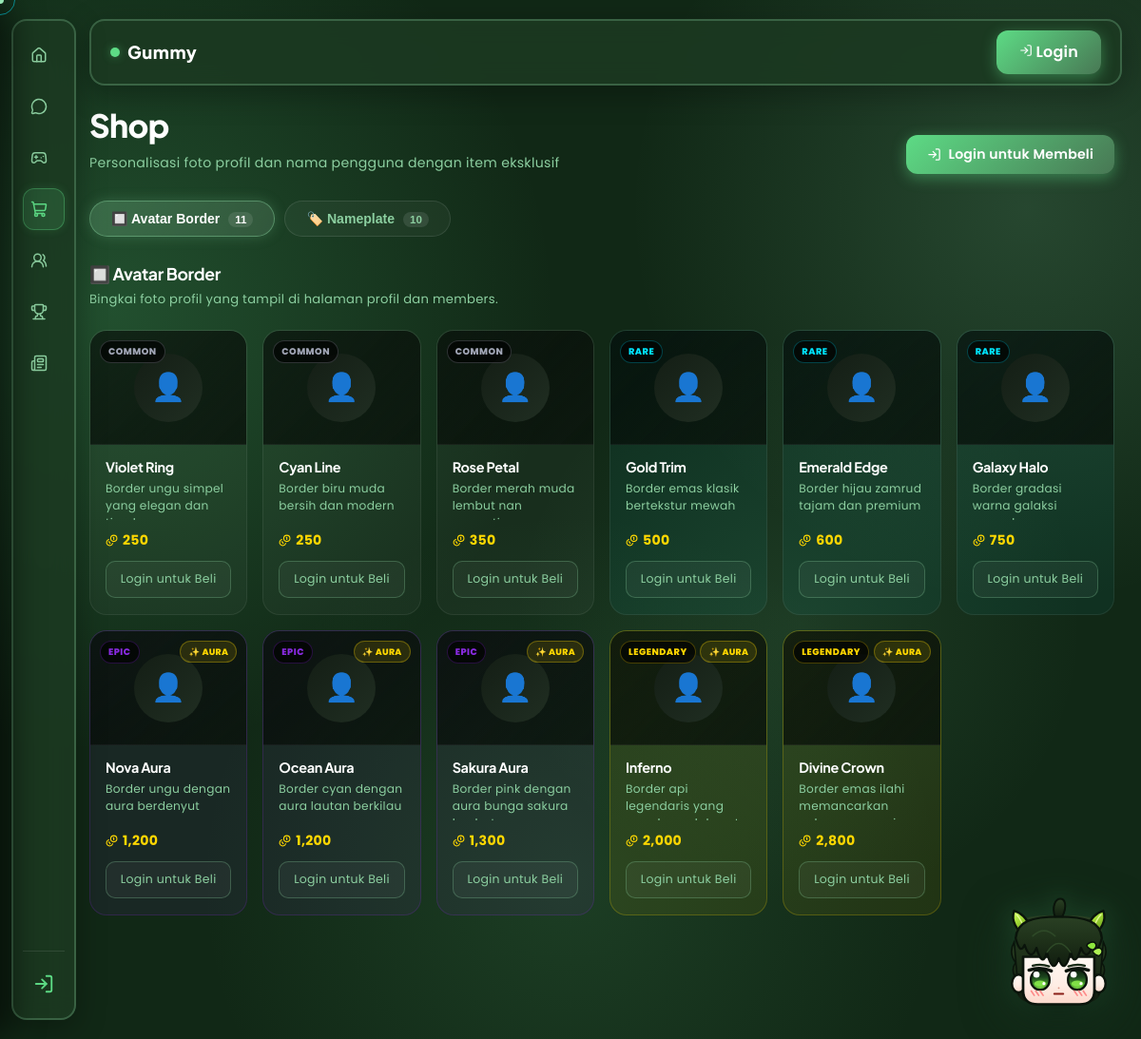
The app's page /?page=perks with its own data.
### tables this page shows
CREATE TABLE shop_items (
    id INT AUTO_INCREMENT PRIMARY KEY,
    name VARCHAR(100) NOT NULL,
    description TEXT,
    category ENUM('border','nameplate','character') NOT NULL,
    price INT NOT NULL DEFAULT 100,
    preview_css TEXT,
    aura_css TEXT DEFAULT NULL,
    emoji VARCHAR(20) DEFAULT NULL COMMENT 'Emoji/icon for character items',
    rarity ENUM('common','rare','epic','legendary') DEFAULT 'common',
    created_at TIMESTAMP DEFAULT CURRENT_TIMESTAMP
);

### pages/perks.php (the view, shortened to what this page needs)
<?php
require_once __DIR__ . '/../includes/header.php';
$user_id   = $_SESSION['user_id'] ?? null;
$coins     = 0;
$owned_ids = [];
$borders = [];
$nameplates = [];
try {
    $rows = $pdo->query("SELECT * FROM shop_items WHERE category IN ('border','nameplate') ORDER BY FIELD(rarity,'common','rare','epic','legendary'), price ASC")->fetchAll();
    foreach ($rows as $r) {
        if ($r['category'] === 'border') $borders[] = $r;
        else $nameplates[] = $r;
    }
} catch (Exception $e) {}
$rc  = ['common'=>'#a0a5b5','rare'=>'#00e5ff','epic'=>'#8a2be2','legendary'=>'#ffd700'];
$rl  = ['common'=>'Common','rare'=>'Rare','epic'=>'Epic','legendary'=>'Legendary'];
$rbg = ['common'=>'rgba(255,255,255,0.03)','rare'=>'rgba(0,229,255,0.05)','epic'=>'rgba(138,43,226,0.07)','legendary'=>'rgba(255,215,0,0.07)'];
?>
<div style="max-width:1100px;margin:0 auto;padding:0 0 80px;">
    <div style="display:flex;justify-content:space-between;align-items:flex-end;flex-wrap:wrap;gap:16px;margin-bottom:28px;">
        <div>
            <h1 style="font-size:2.1rem;font-weight:800;color:#fff;margin:0 0 5px;">Shop</h1>
            <p style="color:var(--text-muted);font-size:0.88rem;margin:0;">Personalisasi foto profil dan nama pengguna dengan item eksklusif</p>
        </div>
        <?php if ($user_id): ?>
        <div style="background:rgba(255,215,0,0.08);border:1.5px solid rgba(255,215,0,0.28);padding:11px 20px;border-radius:30px;color:#ffd700;font-weight:700;font-size:0.95rem;display:flex;align-items:center;gap:9px;">
            <i data-lucide="coins" style="width:18px;height:18px;"></i> <?= number_format($coins) ?> Koin
        </div>
        <?php else: ?>
        <a href="?page=login" class="btn-primary" style="padding:11px 22px;display:inline-flex;align-items:center;gap:8px;font-size:0.88rem;">
            <i data-lucide="log-in" style="width:15px;height:15px;"></i> Login untuk Membeli
        </a>
        <?php endif; ?>
    </div>
    <div style="display:flex;gap:10px;margin-bottom:28px;flex-wrap:wrap;">
        <button class="shop-tab-btn active" id="tab-border" onclick="showShopTab('border')">
            🔲 Avatar Border <span style="background:rgba(255,255,255,0.1);padding:2px 7px;border-radius:10px;font-size:0.72rem;margin-left:5px;"><?= count($borders) ?></span>
        </button>
        <button class="shop-tab-btn" id="tab-nameplate" onclick="showShopTab('nameplate')">
            🏷️ Nameplate <span style="background:rgba(255,255,255,0.1);padding:2px 7px;border-radius:10px;font-size:0.72rem;margin-left:5px;"><?= count($nameplates) ?></span>
        </button>
    </div>
<?php
function shopRenderCard($item, $owned_ids, $coins, $user_id, $rc, $rl, $rbg) {
    $owned  = in_array((int)$item['id'], $owned_ids);
    $rar    = $item['rarity'] ?? 'common';
    $rc_col = $rc[$rar] ?? '#fff';
    $rl_txt = $rl[$rar] ?? 'Common';
    $rbgcol = $rbg[$rar] ?? 'rgba(255,255,255,0.03)';
    $isBdr  = ($item['category'] === 'border');
    $isNp   = ($item['category'] === 'nameplate');
    $hasAura = !empty($item['aura_css']);
    $bdrColor = $owned ? 'rgba(0,255,136,0.35)' : ($hasAura && $rar==='legendary' ? 'rgba(255,215,0,0.22)' : ($hasAura && $rar==='epic' ? 'rgba(138,43,226,0.2)' : 'rgba(255,255,255,0.07)'));
    echo '<div class="rarity-'.$rar.'">';
    echo '<div class="item-card" style="border:1px solid '.$bdrColor.';background:'.$rbgcol.';">';
    echo '<div style="position:absolute;top:10px;left:10px;z-index:3;font-size:0.6rem;font-weight:800;color:'.$rc_col.';background:rgba(0,0,0,0.65);padding:3px 8px;border-radius:20px;border:1px solid '.$rc_col.'44;text-transform:uppercase;letter-spacing:0.5px;">'.$rl_txt.'</div>';
    if ($owned) echo '<div class="owned-badge" title="Dimiliki">✓</div>';
    elseif ($hasAura) echo '<div style="position:absolute;top:10px;right:10px;z-index:3;background:rgba(255,215,0,0.12);color:#ffd700;font-size:0.58rem;font-weight:800;padding:3px 8px;border-radius:20px;border:1px solid rgba(255,215,0,0.3);">✨ AURA</div>';
    echo '<div class="preview-area">';
    if ($isBdr) {
        echo '<div style="position:relative; width:72px; height:72px; display:flex; align-items:center; justify-content:center; flex-shrink:0;">';
        echo '<div class="border-preview-wrap" style="width:72px;height:72px;border-radius:50%;background:linear-gradient(135deg,#141e15,#202e22);overflow:hidden;display:flex;align-items:center;justify-content:center;font-size:1.8rem;position:relative;z-index:1;">👤</div>';
        echo '</div>';
    }
    echo '</div>';
    echo '<div class="card-info">';
    echo '<h4 style="margin:0 0 4px;color:#fff;font-size:0.9rem;font-weight:700;line-height:1.3;">'.htmlspecialchars($item['name']).'</h4>';
    echo '<div class="card-desc">'.htmlspecialchars($item['description']).'</div>';
    echo '<div style="display:flex;align-items:center;gap:5px;color:#ffd700;font-weight:700;font-size:0.88rem;margin-bottom:10px;"><i data-lucide="coins" style="width:13px;height:13px;"></i> '.number_format($item['price']).'</div>';
    if ($owned) {
        echo '<div style="background:rgba(0,255,136,0.08);color:#00ff88;padding:8px;border-radius:10px;font-size:0.95rem;font-weight:700;text-align:center;border:1px solid rgba(0,255,136,0.22);display:flex;align-items:center;justify-content:center;" title="Dimiliki">✓</div>';
    } else {
        echo '<a href="?page=login" style="display:block;background:rgba(255,255,255,0.04);border:1px solid var(--glass-border);color:var(--text-muted);padding:8px;border-radius:10px;font-size:0.78rem;text-align:center;text-decoration:none;">Login untuk Beli</a>';
    }
    echo '</div></div></div>';
}
?>
    <div id="section-border">
        <div style="margin-bottom:20px;">
            <h2 style="margin:0 0 4px;color:#fff;font-size:1.1rem;font-weight:700;">🔲 Avatar Border</h2>
            <p style="margin:0;color:var(--text-muted);font-size:0.82rem;">Bingkai foto profil yang tampil di halaman profil dan members.</p>
        </div>
        <?php if (empty($borders)): ?>
            <p style="color:var(--text-muted);text-align:center;padding:40px;">Belum ada border tersedia.</p>
        <?php else: ?>
        <div class="shop-items-grid" style="display:grid;grid-template-columns:repeat(auto-fill,minmax(150px,1fr));gap:16px;">
            <?php foreach ($borders as $item) shopRenderCard($item,$owned_ids,$coins,$user_id,$rc,$rl,$rbg); ?>
        </div>
        <?php endif; ?>
    </div>
</div>
<?php require_once __DIR__ . '/../includes/footer.php'; ?>

### records on screen
shop_items: rarity "COMMON", name "Violet Ring", description "Border ungu simpel yang elegan…", price "250", shows "Login untuk Beli"
shop_items: rarity "COMMON", name "Cyan Line", description "Border biru muda bersih dan modern", price "250", shows "Login untuk Beli"
shop_items: rarity "COMMON", name "Rose Petal", description "Border merah muda lembut…", price "350", shows "Login untuk Beli"
shop_items: rarity "RARE", name "Gold Trim", description "Border emas klasik bertekstur mewah", price "500", shows "Login untuk Beli"
shop_items: rarity "RARE", name "Emerald Edge", description "Border hijau zamrud tajam dan premium", price "600", shows "Login untuk Beli"
shop_items: rarity "RARE", name "Galaxy Halo", description "Border gradasi warna…", price "750", shows "Login untuk Beli"
shop_items: rarity "EPIC", shows "✨ AURA", name "Nova Aura", description "Border ungu dengan aura…", price "1,200", shows "Login untuk Beli"
shop_items: rarity "EPIC", shows "✨ AURA", name "Ocean Aura", description "Border cyan dengan aura lautan berkilau", price "1,200", shows "Login untuk Beli"
shop_items: rarity "EPIC", shows "✨ AURA", name "Sakura Aura", description "Border pink dengan aura bunga…", price "1,300", shows "Login untuk Beli"
shop_items: rarity "LEGENDARY", shows "✨ AURA", name "Inferno", description "Border api legendaris…", price "2,000", shows "Login untuk Beli"
shop_items: rarity "LEGENDARY", shows "✨ AURA", name "Divine Crown", description "Border emas ilahi…", price "2,800", shows "Login untuk Beli"

### other values on screen
count($borders) "11"
count($nameplates) "10"
